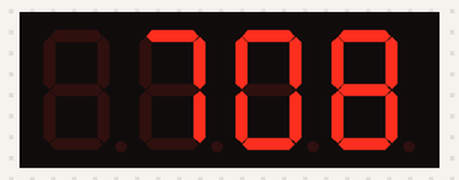
Bench run of a sketch on a simulated Arduino Uno, built with avr-gcc and run on an emulated ATmega328P. Parts: 4-digit seven-segment display.

Above: at 0.1 s.
At 2.1 s:
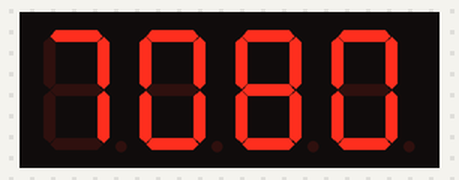
At 4.1 s:
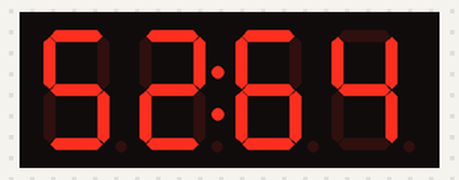
At 10.2 s:
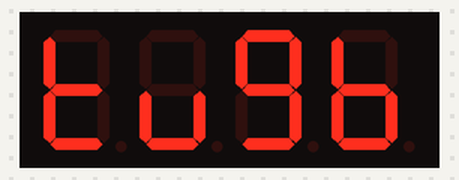

The sketch:

DisplayNum.ino
```cpp
// (licence header left out)
#include "TM1637.h"

// Pins definitions for TM1637 and can be changed to other ports
const int CLK = 6;
const int DIO = 7;
TM1637 tm1637(CLK, DIO);

float number = -1234.5;
int mult = 1;

void setup() {
    tm1637.init();
    tm1637.set(BRIGHT_TYPICAL);//BRIGHT_TYPICAL = 2,BRIGHT_DARKEST = 0,BRIGHTEST = 7;

    float num = 708;

    // Without specifying decimal pointt it displays int
    tm1637.displayNum(num);    // -123
    delay(2000);

    // When numbers doesn't fit biggest digits are truncated
    tm1637.displayNum(num, 1); // -234
    delay(2000);

    // Colon light up as decimal point
    tm1637.displayNum(num, 2);
    delay(2000);

    // Note that adding 3 digits (-123450) makes number out of int range
    tm1637.displayNum(num, 3);
    delay(2000);

    // Display negative numbers without sign
    tm1637.displayNum(num, 0, false);
    delay(2000);
}

void loop() {
  tm1637.displayStr("Tugba Aslan 708");
  delay(5000);
}
```

Measured:
- what the display in image 1 shows lasts 2.0 s, from 2.1 s to 4.1 s
